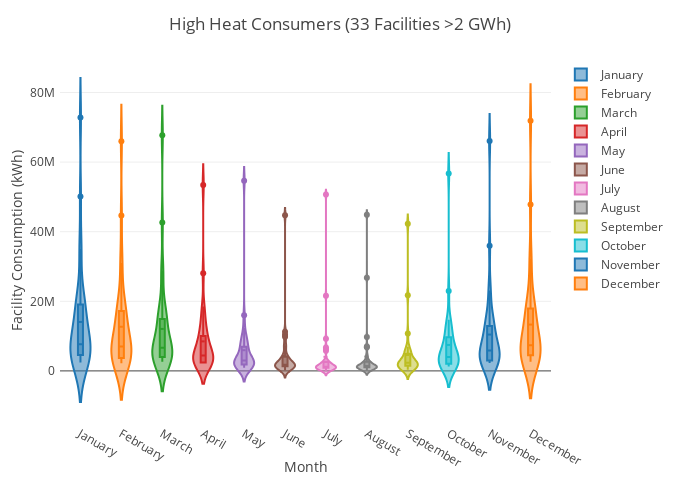

The cell this chart's notebook holds for it:
### Code cell
# 2B) Since the distributions are so bunched at the bottom, let's separate the high and low heat consumers

# mean monthly heat for all facilities 
heatmonth102['meanmonth'] = heatmonth102.apply(np.mean, axis='columns')

# HIGH heat consumers
heathigh121 = heatmonth102[heatmonth102['meanmonth'] > 2000000]
data12 = [
    {'type' : 'violin', 'y': heathigh121['Total Consumption', 'Jan'], 'box': {'visible' : True}, 'meanline': {'visible' : True}, 'name' : 'January'},
    {'type' : 'violin', 'y': heathigh121['Total Consumption', 'Feb'], 'box': {'visible' : True}, 'meanline': {'visible' : True}, 'name' : 'February'},
    {'type' : 'violin', 'y': heathigh121['Total Consumption', 'Mar'], 'box': {'visible' : True}, 'meanline': {'visible' : True}, 'name' : 'March'},
    {'type' : 'violin', 'y': heathigh121['Total Consumption', 'Apr'], 'box': {'visible' : True}, 'meanline': {'visible' : True}, 'name' : 'April'},
    {'type' : 'violin', 'y': heathigh121['Total Consumption', 'May'], 'box': {'visible' : True}, 'meanline': {'visible' : True}, 'name' : 'May'},
    {'type' : 'violin', 'y': heathigh121['Total Consumption', 'Jun'], 'box': {'visible' : True}, 'meanline': {'visible' : True}, 'name' : 'June'},
    {'type' : 'violin', 'y': heathigh121['Total Consumption', 'Jul'], 'box': {'visible' : True}, 'meanline': {'visible' : True}, 'name' : 'July'},
    {'type' : 'violin', 'y': heathigh121['Total Consumption', 'Aug'], 'box': {'visible' : True}, 'meanline': {'visible' : True}, 'name' : 'August'},
    {'type' : 'violin', 'y': heathigh121['Total Consumption', 'Sep'], 'box': {'visible' : True}, 'meanline': {'visible' : True}, 'name' : 'September'},
    {'type' : 'violin', 'y': heathigh121['Total Consumption', 'Oct'], 'box': {'visible' : True}, 'meanline': {'visible' : True}, 'name' : 'October'},
    {'type' : 'violin', 'y': heathigh121['Total Consumption', 'Nov'], 'box': {'visible' : True}, 'meanline': {'visible' : True}, 'name' : 'November'},
    {'type' : 'violin', 'y': heathigh121['Total Consumption', 'Dec'], 'box': {'visible' : True}, 'meanline': {'visible' : True}, 'name' : 'December'}
]

fig12 = { 'data' : data12,
        'layout': {'title' :'High Heat Consumers (33 Facilities >2 GWh)', 'xaxis' : {'title' : 'Month'},
                   'yaxis' : {'title' : 'Facility Consumption (kWh)'},
                'width':wid, 'height':hei, 'margin':{'l':mar, 'r':mar, 'b':mar, 't':mar, 'pad':4} }}

py.iplot(fig12)
